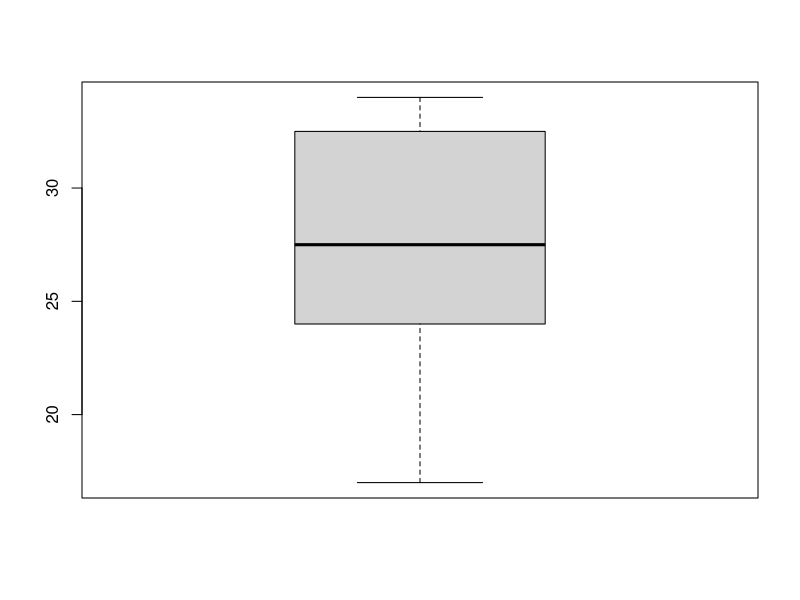
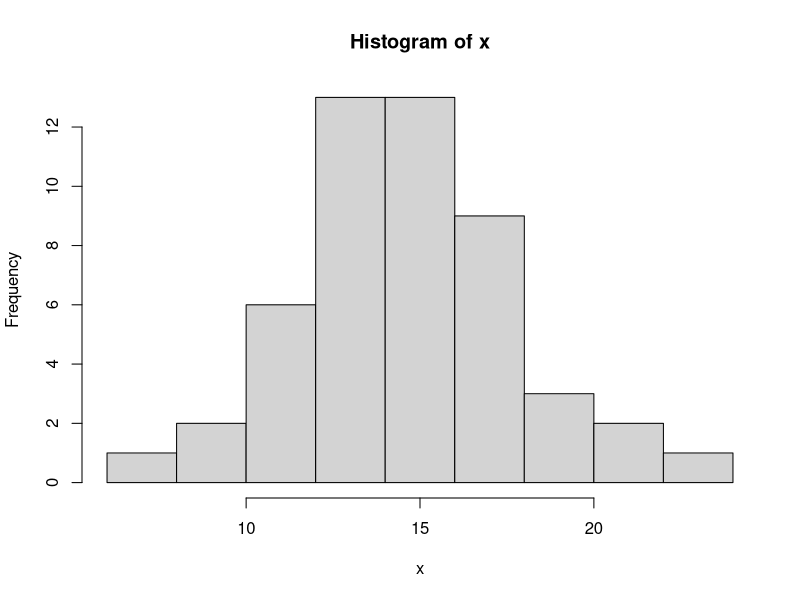
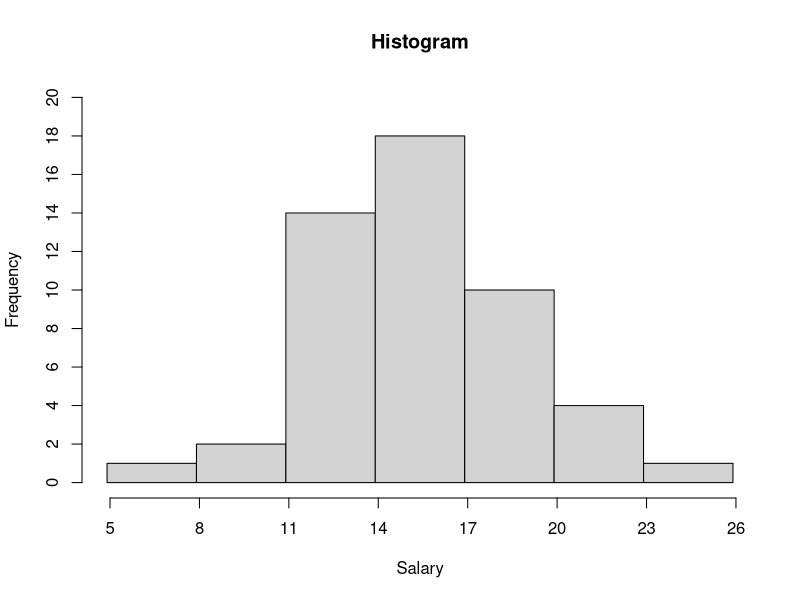

Generate these figures, in order, with R:
set.seed(198227)
x <- round(-rexp(12,rate=1.5)+3.5,1)*10

boxplot(x)

sort(x)

t.test(x, mu=20)

x <- x/10

t.test(x, mu=2)

######################################

set.seed(19823)


mu <- 15
sd <- 3
n <- 50

x <- round(rnorm(n,mu,sd),0)

x <- sort(x)

hist(x)

nclass <- 7

range(x)

width <- (max(x) - min(x))/nclass
width
width <- ceiling(width)
width

min(x); max(x)

first <- 5
last <- first + nclass*width
last

breaks <- seq(first,last,by=width)
breaks
breaksless <- breaks - 0.1

xmax <- 20


hist(x,breaks=breaksless,axes=F,ylim=c(0,xmax),xlab="Salary",
     main="Histogram")
axis(1,at=breaks)
axis(2,at=seq(0,xmax,by=2))

hist(x,breaks=breaksless,plot=F)$counts
round(hist(x,breaks=breaksless,plot=F)$counts/n,3)


x[1:10];x[1:10+10];x[1:10+20];x[1:10+30];



#############


p1 <- 0.15
p2 <- 0.04

0.3*p1 + 0.7*p2


(0.3*(1-p1))/(1-(0.3*p1 + 0.7*p2))


0.3*(1-p1)

#######

set.seed(189273)

x <- rnorm(6,7,2)

x <- round(x)

x

x <- x - 4
x

t.test(x, conf=0.95)


median(x)
mean(x)
var(x)
sd(x)


############

0.3*168


phat <- 50/168

phat - 2.58*sqrt(phat*(1-phat)/168)
phat + 2.58*sqrt(phat*(1-phat)/168)

2.58*sqrt(phat*(1-phat)/1500)

2.58*sqrt(phat*(1-phat)/1546)


prop.test(50,168, conf=0.99)



############

(83.1 - 80.1)/sqrt(30.6/40 + 18.5/40)


##################################################

80*(0.04)

sum(dbinom(2:5,size=15,prob=0.04))

sum(dbinom(9:100,size=100,prob=0.04))


1-sum(dpois(0:2,lambda=3.5))

sum(dpois(15:25,lambda=21))

1 - exp(-7*5/60)

############



set.seed(17665131)

x1 <- rnorm(9,mean=8,sd=1)
x2 <- rnorm(7,mean=7.5,sd=3)


x1;x2


round(c(mean(x1),sd(x1)),2)
round(c(mean(x2),sd(x2)),2)

var.test(x1,x2)
t.test(x1,x2,var.equal=F)


##

pnorm(25,mean=20,sd=3,lower=T)

pnorm(23.5,mean=20,sd=3,lower=F)-pnorm(28.4,mean=20,sd=3,lower=F)

qnorm(0.35,mean=20,sd=3,lower=F)

pnorm(20.8,mean=20,sd=(3/sqrt(45)),lower=F)

pnorm(45.7,mean=(20+20),sd=sqrt(3^2+3^2),lower=F)


#################


15

3/60

(1/3)*60

15/20



1/(20 - 15) # ET
15/(20 - 15) # EN

1/(20 - 15) - 1/20 # ETq
15*(1/(20 - 15) - 1/20) # ENq

60*(1/(20 - 15)) # ET
60*(1/(20 - 15) - 1/20) # ETq

lam <- 20 - 15

exp(-lam*45/60)

lams  <- 15 + 60/5

60/(27-15)

################


sample(c("a","e","b","c"),size=6,rep=T,p=c(0.45,0.25,0.2,0.1))


